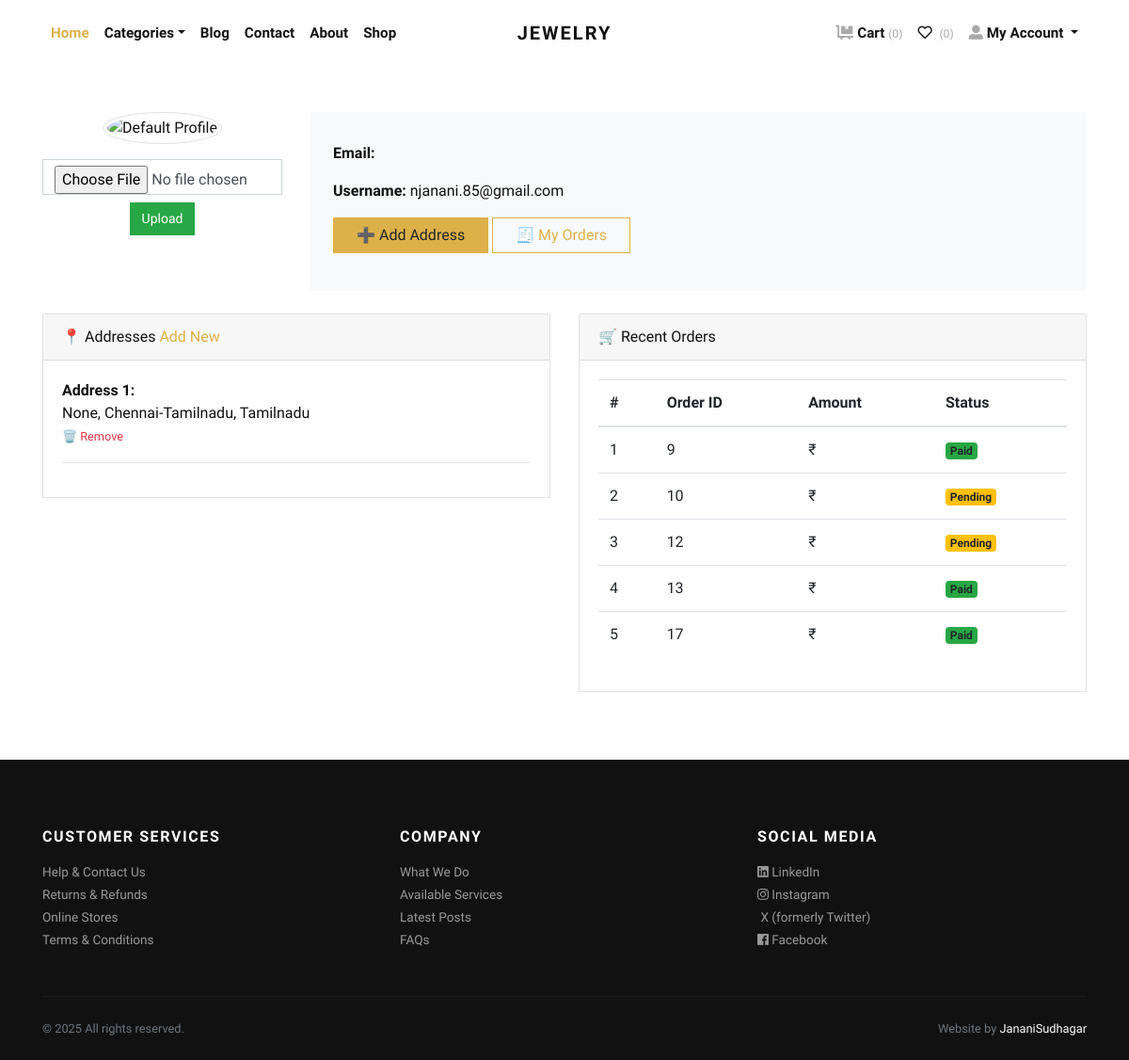
The app's page /profile/ (signed in) with its own data.
### store/models.py (models this page shows, shortened)
class Address(models.Model):
    user = models.ForeignKey(User, on_delete=models.CASCADE)
    name = models.CharField(max_length=255)
    mobile = models.CharField(max_length=20)
    pincode = models.CharField(max_length=10)
    address_line = models.TextField()
    city = models.CharField(max_length=100)
    state = models.CharField(max_length=100)
    landmark = models.CharField(max_length=255, blank=True, null=True)
    locality = models.CharField(max_length=255, blank=True, null=True)

class Order(models.Model):
    PAYMENT_METHOD_CHOICES = (
        ('COD', 'Cash on Delivery'),
        ('Online', 'Online Payment'),
    )
    user = models.ForeignKey(User, on_delete=models.CASCADE)
    address = models.ForeignKey(Address, on_delete=models.CASCADE)
    total_amount = models.DecimalField(max_digits=10, decimal_places=2)
    payment_method = models.CharField(max_length=20, choices=PAYMENT_METHOD_CHOICES)
    status = models.CharField(max_length=20, default="Pending")
    is_paid = models.BooleanField(default=False)
    razorpay_order_id = models.CharField(max_length=255, blank=True, null=True)
    razorpay_payment_id = models.CharField(max_length=255, blank=True, null=True)
    razorpay_signature = models.CharField(max_length=255, blank=True, null=True)
    created_at = models.DateTimeField(auto_now_add=True)

### store/views.py (the view)
# urls.py: path('profile/', views.profile, name='profile'),
@login_required
def profile(request):
    addresses = Address.objects.filter(user=request.user)
    orders = Order.objects.filter(user=request.user)
    profile = None
    if hasattr(request.user, 'profile'):
        profile = request.user.profile
    return render(request, 'store/profile.html', {
        'addresses': addresses,
        'orders': orders,
        'profile': profile
    })

### store/context_preprocessors.py (called while the page is built)
def store_menu(request):
    categories = Category.objects.filter(is_active=True)
    context = {
        'categories_menu': categories,
    }
    return context

def cart_menu(request):
    if request.user.is_authenticated:
        cart_items= Cart.objects.filter(user=request.user)
        context = {
            'cart_items': cart_items,
        }
    else:
        context = {}
    return context

### templates/store/profile.html (shortened to what this page needs)
{% extends 'base.html' %}
{% load static %}
{% block content %}
<div class="container py-5">
    <div class="row mb-4">
        <div class="col-md-3 text-center">
            {% if profile.profile_picture %}
                <img src="{{ profile.profile_picture.url }}" class="rounded-circle img-thumbnail" width="150" height="150" alt="Profile Picture">
            {% else %}
                <img src="{% static 'images/default-profile.png' %}" class="rounded-circle img-thumbnail" width="150" height="150" alt="Default Profile">
            {% endif %}
            <form method="POST" enctype="multipart/form-data" action="{% url 'store:update_profile_picture' %}">
                <div class="mt-3">
                    <input type="file" name="profile_picture" class="form-control mb-2" required>
                    <button type="submit" class="btn btn-sm btn-success">Upload</button>
                </div>
            </form>
        </div>
        <div class="col-md-9">
            <div class="bg-light p-4 rounded">
                <p><strong>Email:</strong> {{ request.user.email }}</p>
                <p><strong>Username:</strong> {{ request.user.username }}</p>
                <p class="mt-3">
                    <a class="btn btn-primary" href="{% url 'store:add-address' %}">➕ Add Address</a>
                    <a class="btn btn-outline-primary" href="{% url 'store:order_history' %}">🧾 My Orders</a>
                </p>
            </div>
        </div>
    </div>
    <div class="row">
        <div class="col-lg-6">
            <div class="card mb-4">
                <div class="card-header">
                    📍 Addresses
                    <span class="float-end">
                        <a href="{% url 'store:add-address' %}">Add New</a>
                    </span>
                </div>
                <div class="card-body">
                    {% if addresses %}
                        {% for address in addresses %}
                            <div class="mb-3">
                                <strong>Address {{ forloop.counter }}:</strong><br>
                                {{ address.locality }}, {{ address.city }}, {{ address.state }}
                                <br>
                                <a href="{% url 'store:remove-address' address.id %}" class="text-danger small">🗑️ Remove</a>
                            </div>
                            <hr>
                        {% endfor %}
                    {% else %}
                        <p class="text-danger">No addresses added yet.</p>
                    {% endif %}
                </div>
            </div>
        </div>
        <div class="col-lg-6">
            <div class="card mb-4">
                <div class="card-header">🛒 Recent Orders</div>
                <div class="card-body">
                    {% if orders %}
                        <table class="table table-hover">
                            <thead>
                                <tr>
                                    <th>#</th>
                                    <th>Order ID</th>
                                    <th>Amount</th>
                                    <th>Status</th>
                                </tr>
                            </thead>
                            <tbody>
                                {% for order in orders %}
                                <tr>
                                    <td>{{ forloop.counter }}</td>
                                    <td>{{ order.id }}</td>
                                    <td>₹{{ order.total_price }}</td>
                                    <td>
                                        {% if order.is_paid %}
                                            <span class="badge bg-success">Paid</span>
                                        {% else %}
                                            <span class="badge bg-warning">Pending</span>
                                        {% endif %}
                                    </td>
                                </tr>
                                {% endfor %}
                            </tbody>
                        </table>
                    {% else %}
                        <p class="text-danger">You've not placed any orders yet.</p>
                    {% endif %}
                </div>
            </div>
        </div>
    </div>
</div>
{% endblock content %}

### jewelryshop/static/css/style.default.css (style rules this page uses)
strong { font-weight: 700; }
.btn { font-weight: 400; border: 1px solid transparent; font-family: inherit; padding: 0.375rem 1.5rem; font-size: 1rem; line-height: 1.5; border-radius: 0; transition: color 0.15s ease-in-out, background-color 0.15s ease-in-out, border-color 0.15s ease-in-out, box-shadow 0.15s ease-in-out; }
.btn-primary { color: #212529; background-color: #dcb14a; border-color: #dcb14a; }
.btn-success { color: #fff; background-color: #28a745; border-color: #28a745; }
.btn-outline-primary { color: #dcb14a; background-color: transparent; background-image: none; border-color: #dcb14a; }
.btn-sm { padding: 0.375rem 0.75rem; font-size: 0.875rem; line-height: 1.5; border-radius: 0; }
body { font-family: "Libre Franklin", sans-serif; font-size: 1rem; font-weight: 400; line-height: 1.5; color: #111111; background-color: #fff; }
a { color: #dcb14a; text-decoration: none; }
hr { border-top: 1px solid rgba(17, 17, 17, 0.1); }
small, .small { font-size: 80%; font-weight: 400; }
.bg-success { background-color: #28a745 !important; }
.bg-warning { background-color: #ffc107 !important; }
.bg-light { background-color: #f8f9fa !important; }
.text-danger { color: #dc3545 !important; }
.form-control { padding: 0.375rem 0.75rem; font-size: 1rem; line-height: 1.5; color: #495057; background-color: #fff; border: 1px solid #ced4da; border-radius: 0; transition: border-color 0.15s ease-in-out, box-shadow 0.15s ease-in-out; }
.form-control::placeholder { color: #adb5bd; font-size: 0.85rem; font-weight: 400; }
.card { background-color: #fff; border: 1px solid rgba(17, 17, 17, 0.125); border-radius: 0; }
.card-body { padding: 1.25rem; }
.card-header { padding: 0.75rem 1.25rem; background-color: rgba(17, 17, 17, 0.03); border-bottom: 1px solid rgba(17, 17, 17, 0.125); }
.card-header:first-child { border-radius: calc(0 - 1px) calc(0 - 1px) 0 0; }

### records on screen
Address: locality "None", city "Chennai-Tamilnadu", state "Tamilnadu"
Order: id "9", is_paid "Paid"
Order: id "10", is_paid "Pending"
Order: id "12", is_paid "Pending"
Order: id "13", is_paid "Paid"
Order: id "17", is_paid "Paid"

### other values on screen
{{ cart_items.count }} "0"
{{ request.user.username }} "njanani.85@gmail.com"
